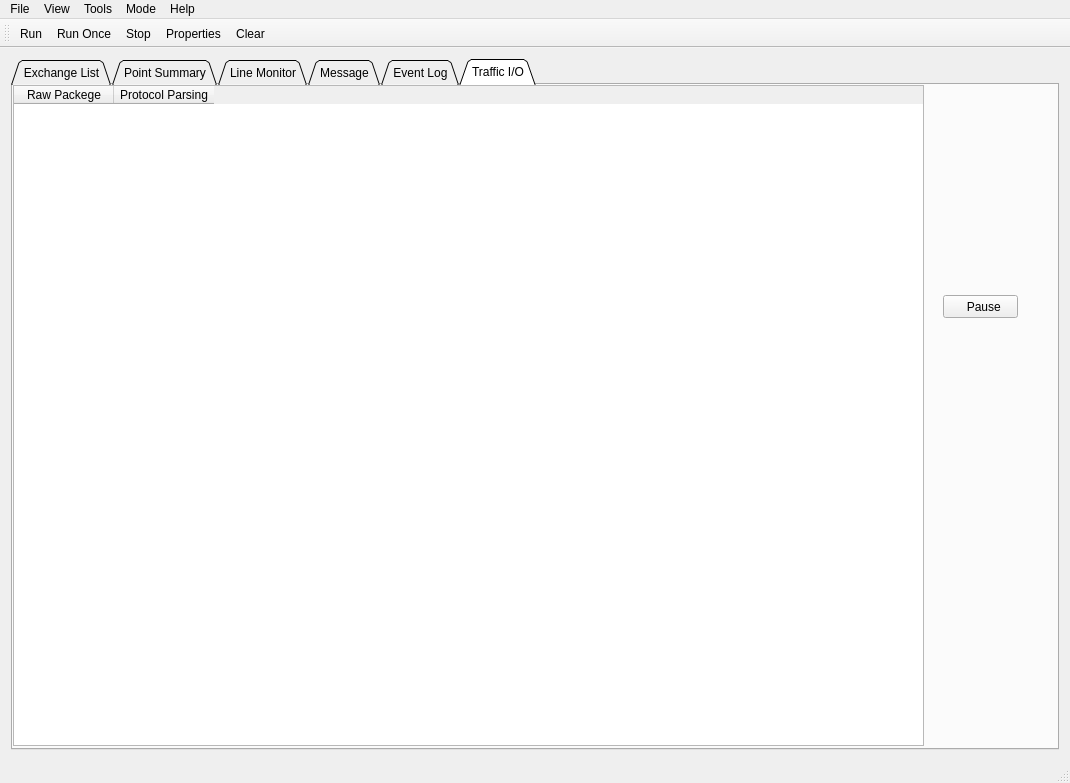
<?xml version="1.0" encoding="UTF-8"?>
<ui version="4.0">
 <class>MainWindow</class>
 <widget class="QMainWindow" name="MainWindow">
  <property name="geometry">
   <rect>
    <x>0</x>
    <y>0</y>
    <width>1070</width>
    <height>783</height>
   </rect>
  </property>
  <property name="windowTitle">
   <string>Protocol Emulator V0.03</string>
  </property>
  <widget class="QWidget" name="centralWidget">
   <layout class="QHBoxLayout" name="horizontalLayout">
    <item>
     <widget class="QTabWidget" name="tabWidget">
      <property name="tabShape">
       <enum>QTabWidget::Triangular</enum>
      </property>
      <property name="currentIndex">
       <number>5</number>
      </property>
      <widget class="QWidget" name="tab_ExchangeList">
       <attribute name="title">
        <string>Exchange List</string>
       </attribute>
       <widget class="QTableWidget" name="tableWidget">
        <property name="geometry">
         <rect>
          <x>10</x>
          <y>10</y>
          <width>501</width>
          <height>391</height>
         </rect>
        </property>
        <property name="acceptDrops">
         <bool>false</bool>
        </property>
        <property name="frameShape">
         <enum>QFrame::NoFrame</enum>
        </property>
        <property name="editTriggers">
         <set>QAbstractItemView::NoEditTriggers</set>
        </property>
        <property name="showDropIndicator" stdset="0">
         <bool>true</bool>
        </property>
        <property name="dragDropOverwriteMode">
         <bool>false</bool>
        </property>
        <property name="alternatingRowColors">
         <bool>true</bool>
        </property>
        <property name="selectionMode">
         <enum>QAbstractItemView::SingleSelection</enum>
        </property>
        <property name="selectionBehavior">
         <enum>QAbstractItemView::SelectRows</enum>
        </property>
        <property name="rowCount">
         <number>12</number>
        </property>
        <property name="columnCount">
         <number>3</number>
        </property>
        <attribute name="horizontalHeaderCascadingSectionResizes">
         <bool>false</bool>
        </attribute>
        <attribute name="horizontalHeaderDefaultSectionSize">
         <number>80</number>
        </attribute>
        <attribute name="horizontalHeaderStretchLastSection">
         <bool>true</bool>
        </attribute>
        <attribute name="verticalHeaderCascadingSectionResizes">
         <bool>false</bool>
        </attribute>
        <row>
         <property name="text">
          <string>AI Change Request(0x01)</string>
         </property>
        </row>
        <row>
         <property name="text">
          <string>AI All Change Request(0x02)</string>
         </property>
        </row>
        <row>
         <property name="text">
          <string>Accumulator Reset(0x03)</string>
         </property>
        </row>
        <row>
         <property name="text">
          <string>Accumulator Stored Value Request(0x04)</string>
         </property>
        </row>
        <row>
         <property name="text">
          <string>Overall Check Request(0x13)</string>
         </property>
        </row>
        <row>
         <property name="text">
          <string>Remote Control(0x19)</string>
         </property>
        </row>
        <row>
         <property name="text">
          <string>Analog Set-Point Setting(0x1A)</string>
         </property>
        </row>
        <row>
         <property name="text">
          <string>Digital Output Setting(0x1B)</string>
         </property>
        </row>
        <row>
         <property name="text">
          <string>Time Bias Computation Request(0x1C)</string>
         </property>
        </row>
        <row>
         <property name="text">
          <string>Clock Synchronization(0x1D)</string>
         </property>
        </row>
        <row>
         <property name="text">
          <string>RTU Identification(0x20)</string>
         </property>
        </row>
        <row>
         <property name="text">
          <string>Remote Initialization(0x21)</string>
         </property>
        </row>
        <column>
         <property name="text">
          <string>Check</string>
         </property>
        </column>
        <column>
         <property name="text">
          <string>Flags</string>
         </property>
        </column>
        <column>
         <property name="text">
          <string>Freq. (Secs.)</string>
         </property>
        </column>
       </widget>
       <widget class="QPushButton" name="pushButton_2">
        <property name="geometry">
         <rect>
          <x>170</x>
          <y>440</y>
          <width>75</width>
          <height>23</height>
         </rect>
        </property>
        <property name="cursor">
         <cursorShape>PointingHandCursor</cursorShape>
        </property>
        <property name="text">
         <string>Run Once</string>
        </property>
       </widget>
      </widget>
      <widget class="QWidget" name="tab_PointSummary">
       <attribute name="title">
        <string>Point Summary</string>
       </attribute>
      </widget>
      <widget class="QWidget" name="tab_LineMonitor">
       <attribute name="title">
        <string>Line Monitor</string>
       </attribute>
       <widget class="QPushButton" name="pushButton">
        <property name="geometry">
         <rect>
          <x>280</x>
          <y>640</y>
          <width>75</width>
          <height>23</height>
         </rect>
        </property>
        <property name="text">
         <string>Pause</string>
        </property>
       </widget>
       <widget class="QPushButton" name="pushButton_5">
        <property name="geometry">
         <rect>
          <x>490</x>
          <y>640</y>
          <width>75</width>
          <height>23</height>
         </rect>
        </property>
        <property name="text">
         <string>Resume</string>
        </property>
       </widget>
      </widget>
      <widget class="QWidget" name="tab_Message">
       <attribute name="title">
        <string>Message</string>
       </attribute>
      </widget>
      <widget class="QWidget" name="tab_EventLog">
       <attribute name="title">
        <string>Event Log</string>
       </attribute>
      </widget>
      <widget class="QWidget" name="tab_TrafficIO">
       <attribute name="title">
        <string>Traffic I/O</string>
       </attribute>
       <widget class="QTableWidget" name="lineMonitorTableWidget">
        <property name="geometry">
         <rect>
          <x>0</x>
          <y>0</y>
          <width>911</width>
          <height>661</height>
         </rect>
        </property>
        <property name="showGrid">
         <bool>true</bool>
        </property>
        <property name="columnCount">
         <number>2</number>
        </property>
        <column>
         <property name="text">
          <string>Raw Packege</string>
         </property>
        </column>
        <column>
         <property name="text">
          <string>Protocol Parsing</string>
         </property>
        </column>
       </widget>
       <widget class="QPushButton" name="pushButton_3">
        <property name="geometry">
         <rect>
          <x>930</x>
          <y>210</y>
          <width>75</width>
          <height>23</height>
         </rect>
        </property>
        <property name="text">
         <string>  Pause</string>
        </property>
       </widget>
      </widget>
     </widget>
    </item>
   </layout>
  </widget>
  <widget class="QToolBar" name="mainToolBar">
   <attribute name="toolBarArea">
    <enum>TopToolBarArea</enum>
   </attribute>
   <attribute name="toolBarBreak">
    <bool>false</bool>
   </attribute>
   <addaction name="actionConnect"/>
   <addaction name="actionRun_Once"/>
   <addaction name="actionDisconnect"/>
   <addaction name="actionConfigure"/>
   <addaction name="actionClear"/>
  </widget>
  <widget class="QStatusBar" name="statusBar"/>
  <widget class="QMenuBar" name="menuBar">
   <property name="geometry">
    <rect>
     <x>0</x>
     <y>0</y>
     <width>1070</width>
     <height>21</height>
    </rect>
   </property>
   <widget class="QMenu" name="menuFile">
    <property name="title">
     <string>File</string>
    </property>
    <addaction name="actionNew_2"/>
    <addaction name="actionOpen"/>
    <addaction name="actionSave"/>
    <addaction name="actionSave_As"/>
    <addaction name="separator"/>
    <addaction name="actionConnect"/>
    <addaction name="actionDisconnect"/>
    <addaction name="separator"/>
    <addaction name="actionExit"/>
   </widget>
   <widget class="QMenu" name="menuTools">
    <property name="title">
     <string>Tools</string>
    </property>
    <addaction name="actionConfigure"/>
    <addaction name="actionClear"/>
   </widget>
   <widget class="QMenu" name="menuHelp">
    <property name="title">
     <string>Help</string>
    </property>
    <addaction name="separator"/>
    <addaction name="actionAbout"/>
    <addaction name="separator"/>
    <addaction name="actionLicense"/>
   </widget>
   <widget class="QMenu" name="menuMode">
    <property name="title">
     <string>Mode</string>
    </property>
    <addaction name="actionTask_Mode"/>
    <addaction name="actionExchange_Mode"/>
   </widget>
   <widget class="QMenu" name="menuView">
    <property name="title">
     <string>View</string>
    </property>
    <addaction name="actionPoint_List"/>
    <addaction name="actionExchange_List"/>
    <addaction name="actionLine_Monitor"/>
    <addaction name="separator"/>
    <addaction name="actionLine_Analyzer"/>
    <addaction name="separator"/>
    <addaction name="actionEvent_Log"/>
   </widget>
   <addaction name="menuFile"/>
   <addaction name="menuView"/>
   <addaction name="menuTools"/>
   <addaction name="menuMode"/>
   <addaction name="menuHelp"/>
  </widget>
  <action name="actionConnect">
   <property name="icon">
    <iconset resource="terminal.qrc">
     <normaloff>:/images/Refresh.png</normaloff>:/images/Refresh.png</iconset>
   </property>
   <property name="text">
    <string>&amp;Run</string>
   </property>
   <property name="toolTip">
    <string>Run continuiously</string>
   </property>
   <property name="shortcut">
    <string>Ctrl+R</string>
   </property>
  </action>
  <action name="actionDisconnect">
   <property name="icon">
    <iconset resource="terminal.qrc">
     <normaloff>:/images/Stop playing.ico</normaloff>:/images/Stop playing.ico</iconset>
   </property>
   <property name="text">
    <string>&amp;Stop</string>
   </property>
   <property name="toolTip">
    <string>Stop Running</string>
   </property>
   <property name="shortcut">
    <string>Ctrl+T</string>
   </property>
  </action>
  <action name="actionConfigure">
   <property name="icon">
    <iconset resource="terminal.qrc">
     <normaloff>:/images/settings.png</normaloff>:/images/settings.png</iconset>
   </property>
   <property name="text">
    <string extracomment="thytrytryr">&amp;Properties</string>
   </property>
   <property name="toolTip">
    <string extracomment="rwqrwqerq">Configure communication settingsserial port</string>
   </property>
   <property name="statusTip">
    <string extracomment="ewqrqr"/>
   </property>
   <property name="whatsThis">
    <string extracomment="2233"/>
   </property>
   <property name="shortcut">
    <string>Alt+C</string>
   </property>
  </action>
  <action name="actionClear">
   <property name="icon">
    <iconset resource="terminal.qrc">
     <normaloff>:/images/clear.png</normaloff>:/images/clear.png</iconset>
   </property>
   <property name="text">
    <string>C&amp;lear</string>
   </property>
   <property name="toolTip">
    <string>Clear console message</string>
   </property>
   <property name="shortcut">
    <string>Alt+L</string>
   </property>
  </action>
  <action name="actionExit">
   <property name="icon">
    <iconset resource="terminal.qrc">
     <normaloff>:/images/application-exit.png</normaloff>:/images/application-exit.png</iconset>
   </property>
   <property name="text">
    <string>&amp;Exit</string>
   </property>
   <property name="shortcut">
    <string>Ctrl+Q</string>
   </property>
  </action>
  <action name="actionTask_Mode">
   <property name="text">
    <string>Task Mode</string>
   </property>
  </action>
  <action name="actionExchange_Mode">
   <property name="text">
    <string>Exchange Mode</string>
   </property>
  </action>
  <action name="actionSelect_Protocol">
   <property name="text">
    <string>Select Protocol...</string>
   </property>
  </action>
  <action name="actionPoint_List">
   <property name="text">
    <string>Point List</string>
   </property>
  </action>
  <action name="actionExchange_List">
   <property name="text">
    <string>Exchange List</string>
   </property>
  </action>
  <action name="actionLine_Monitor">
   <property name="text">
    <string>Line Monitor</string>
   </property>
  </action>
  <action name="actionLine_Analyzer">
   <property name="text">
    <string>Line Analyzer</string>
   </property>
  </action>
  <action name="actionEvent_Log">
   <property name="text">
    <string>Event Log</string>
   </property>
  </action>
  <action name="actionRun_Once">
   <property name="icon">
    <iconset resource="terminal.qrc">
     <normaloff>:/images/Redo.png</normaloff>:/images/Redo.png</iconset>
   </property>
   <property name="text">
    <string>Run Once</string>
   </property>
  </action>
  <action name="actionAbout">
   <property name="text">
    <string>About Program</string>
   </property>
  </action>
  <action name="actionSave_As">
   <property name="text">
    <string>Save As</string>
   </property>
  </action>
  <action name="actionSave">
   <property name="text">
    <string>Save</string>
   </property>
   <property name="shortcut">
    <string>Ctrl+S</string>
   </property>
  </action>
  <action name="actionOpen">
   <property name="text">
    <string>&amp;Open</string>
   </property>
   <property name="shortcut">
    <string>Ctrl+O</string>
   </property>
  </action>
  <action name="actionNew_2">
   <property name="text">
    <string>&amp;New</string>
   </property>
   <property name="shortcut">
    <string>Ctrl+N</string>
   </property>
  </action>
  <action name="actionLicense">
   <property name="text">
    <string>License</string>
   </property>
  </action>
 </widget>
 <layoutdefault spacing="6" margin="11"/>
 <resources>
  <include location="terminal.qrc"/>
 </resources>
 <connections/>
</ui>
